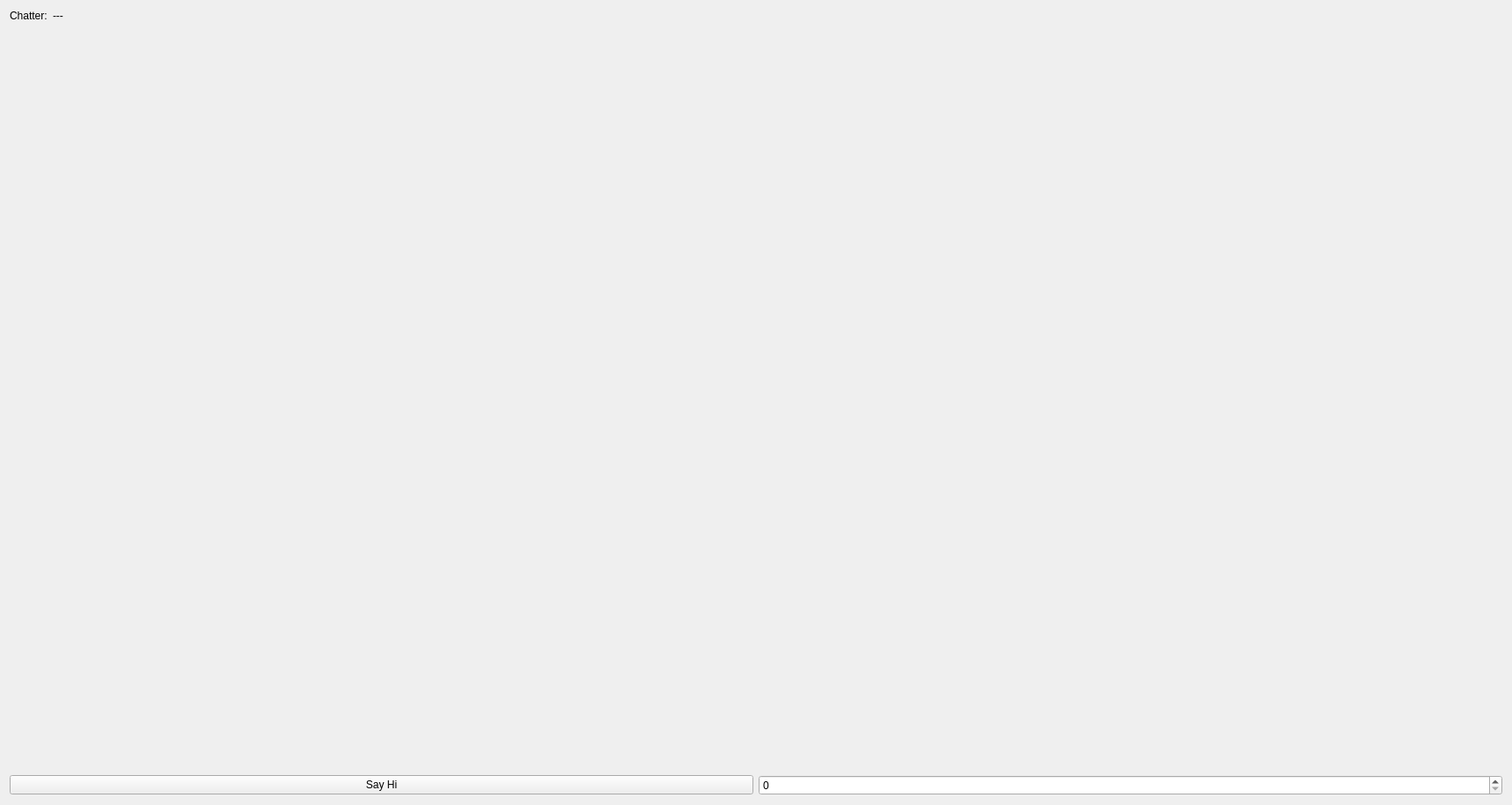
<?xml version="1.0" encoding="UTF-8"?>
<ui version="4.0">
 <class>MainWindow</class>
 <widget class="QWidget" name="MainWindow">
  <property name="geometry">
   <rect>
    <x>0</x>
    <y>0</y>
    <width>1718</width>
    <height>915</height>
   </rect>
  </property>
  <property name="windowTitle">
   <string>Form</string>
  </property>
  <layout class="QVBoxLayout" name="verticalLayout">
   <item>
    <layout class="QFormLayout" name="formLayout">
     <item row="0" column="0">
      <widget class="QLabel" name="chatter_lbl">
       <property name="text">
        <string>Chatter:</string>
       </property>
      </widget>
     </item>
     <item row="0" column="1">
      <widget class="QLabel" name="chatter">
       <property name="text">
        <string>---</string>
       </property>
      </widget>
     </item>
    </layout>
   </item>
   <item>
    <layout class="QHBoxLayout" name="horizontalLayout">
     <item>
      <widget class="QPushButton" name="hi_button">
       <property name="text">
        <string>Say Hi</string>
       </property>
      </widget>
     </item>
     <item>
      <widget class="QSpinBox" name="hi_num"/>
     </item>
    </layout>
   </item>
  </layout>
 </widget>
 <resources/>
 <connections/>
</ui>
